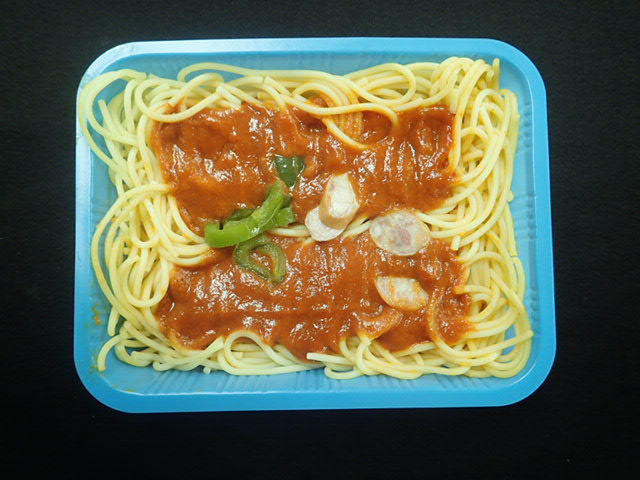
%> input picture EmerRodriguezFormisano+JorgeAlexander_CV_Lab8/images/dishes/PB070009.JPG, 640 x 480 px
$ octave segmentation_food.m   (GNU Octave 9; MATLAB toolbox functions it lacks are replaced by stand-ins)
%> lines starting %> are read from the running program, lines starting %| are printed output that depends on the picture
### EmerRodriguezFormisano+JorgeAlexander_CV_Lab8/levelset.m
function f=levelset(f,im,mu,nu,c1,c2,lambda1,lambda2,kappa,g,tau) ;
% LEVELSET implementation of active contours
% CMP Vision Algorithms http://visionbook.felk.cvut.cz
%
% We implement a level set active contour segmentation method
%
% Warning: The level-set evolution formulation
%  is
% deceptively simple.  Robust and fast implementation of level set methods
% on a discrete grid typically use special upwind update schemes with
% frequent re-initialization to maintain the distance function property of
% phi and a narrow band approach for
% acceleration . However, these techniques are unsuitable for
% Matlab implementation. We have therefore adopted a technique
% proposed by Li  that augments the criterion C to
% penalize the deviation of phi from the signed distance function
%
% Usage: f = levelset(f,im,mu,nu,c1,c2,lambda1,lambda2,kappa,g,tau)
% Inputs:
%   f  [m x n]  Initial value of the level set function
%     phi, which should be negative inside, zero on the boundary and
%     positive outside. The initial value of phi does not have to
%     be a signed distance function but the convergence might be more
%     difficult if it deviates from it too much.
%   im  [m x n]  Image being segmented.
%   mu  1x1  Coefficient mu for the curve length part of
%     the criterion.
%   nu  1x1  Coefficient nu for the area part of the
%     criterion. It plays the role of the balloon force
%     . A positive (negative) nu makes the contour shrink
%     (grow).
%   c1, c2  1x1  Expected intensities c_1, c_2 of the inside
%     (outside) of the object to be segmented for the
%     Chan-Vese area intensity criterion.
%   lambda1  1x1
%   lambda2  1x1  Coefficients lambda_1, lambda_2
%     for the  Chan-Vese area intensity criterion.
%   kappa  1x1  Coefficient kappa to penalize deviation of
%     phi from the signed distance function.
%   g  [m x n]  Distance metric weight g. Defaults to constant 1
%     everywhere.
%   tau  1x1  Time step tau. By default it is calculated from
%     the CFL condition  so that the level set front
%     is guaranteed not to move further than one grid point at each
%     iteration. However, larger tau can often be used to
%     accelerate the convergence. If the iterations start to be
%     unstable,  tau should be decreased.
% Outputs:
%   f  [m x n]  Final level set state phi.

% If needed, set the time step tau and initialize some variables;
% areas will be used in the stopping criterion
% epsilon is the size of
% the smoothed Dirac delta_varepsilon.

if nargin<11
  tau = 0.9/( abs(mu) + abs(nu) + abs(lambda1+lambda2) + abs(kappa) );
end

if nargin<10,
  g=ones(size(f)) ;
end ;

epsilon = 1.5;   i = 0;   areas = [];

% We iterate in a while-loop until convergence. In the loop, we
% ensure the correct boundary conditions (see NeumannBoundCond),
% calculate the gradient and the
% normalized gradient. eps guards against division by zero.
% The Chan-Vese area intensity term fchvese does not depend on
% f and can be taken out of the loop.
fchvese = lambda1*(im-c1).^2 - lambda2*(im-c2).^2;
while true
  f = NeumannBoundCond(f);
  [ux,uy] = gradient(f);
  normu = sqrt( ux.^2 + uy.^2 + eps );
  nx = ux ./ normu;  % normalized gradient
  ny = uy ./ normu;
% All parts of the right-hand side of the evolution
% equation (??) are evaluated:
% the distance function deviation term fdist and the curve and area
% terms fcurvearea. We assemble an update using a smoothed Dirac
% d (delta_varepsilon). Note that except for fdist, the rest of the terms only
% influences a narrow zone around the zero level set.
  fdist = kappa * ( 4*del2(f)-divergence(nx,ny) );
  fcurvearea = mu*divergence(g.*nx,g.*ny) + nu.*g;
  d  = (0.5/epsilon)*(1+cos(pi*f/epsilon)).*(abs(f)<epsilon);
  fu = fdist + d.*(fcurvearea+fchvese);
  f  = f + tau*fu;

% The stopping criterion is as in Section ??. In addition,
% we stop after a fixed number of iterations.
  area  = sum( f(:)<0 );
  areas = [areas area];
  if length(areas)>10
    areas = areas(end-9:end);  % keep last 10 areas
    if max(areas)-min(areas)<1 || i>1000, break; end
  end

  if rem(i,50)==0,
    figure(1) ; subplot(121) ; imagesc(im) ; colormap(gray) ;
    axis equal ; hold on ;
    contour(f,[0 0],'r') ; hold off ; colorbar ;
    subplot(122) ; imagesc(f,[-100 100]) ;
    axis equal ; colormap(jet) ; hold on ;
    contour(f,[0 0],'k') ; hold off ; colorbar ;
%    subplot(223) ; plot(f(75,:)) ; grid on ;
%    subplot(224) ; plot(step*fu(75,:)) ; grid on ;
    pause(0.01) ;
  end ;
  i = i+1;
end % end of the while loop
disp([ 'Iterations: ' num2str(i) ]) ;

% Usage: div = divergence(x,y)
% Straightforward implementation of the divergence.

function div=divergence(x,y);
  [xx,junk] = gradient(x);
  [junk,yy] = gradient(y);
  div = xx + yy;

% Usage: f = NeumannBoundCond(f)
% This function enforces Neumann boundary conditions, i.e., that
% the (centered) gradient is zero on the boundary. This is not strictly
% necessary but sometimes increases the stability. Note that this
% function depends on the finite-difference discretization scheme used to
% calculate the gradient.

function f = NeumannBoundCond(f)
[nrow,ncol] = size(f);
f([1 nrow],[1 ncol]) = f( [3 nrow-2], [3 ncol-2] );
f([1 nrow],2:end-1)  = f( [3 nrow-2], 2:end-1 );
f(2:end-1,[1 ncol])  = f( 2:end-1, [3 ncol-2] );

### EmerRodriguezFormisano+JorgeAlexander_CV_Lab8/segmentation_food.m
%% Reading the image
col_img = imread('images/dishes/PB070009.JPG');
%> col_img is the input picture: size 480x640x3 uint8; mean R, G, B 99.7, 102.1, 77.8
col_img = imresize(col_img, 0.25);
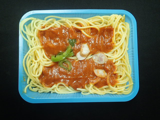
%> col_img: size 120x160x3 uint8; mean R, G, B 99.7, 102.1, 77.8
img = rgb2gray(uint8(col_img));
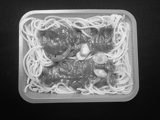
%> img: size 120x160 uint8; min 6, max 240, mean 98.6
img = double(img);
%> img: size 120x160 double
%% Building phi initial contour
[nx,ny] = size(img);
%> nx = 120; ny = 160
[x,y] = meshgrid(1:nx,1:ny);
% Phi
f = sqrt( (x-70).^2 + (y-70).^2 ) - 5;
f = f';
f = f(1:nx, 1:ny);
g = ones(nx, ny);
% plotting initial level-set function
fig = figure(1);
s = surf(x,y,f'); axis equal; colorbar;
s.EdgeColor = 'none';
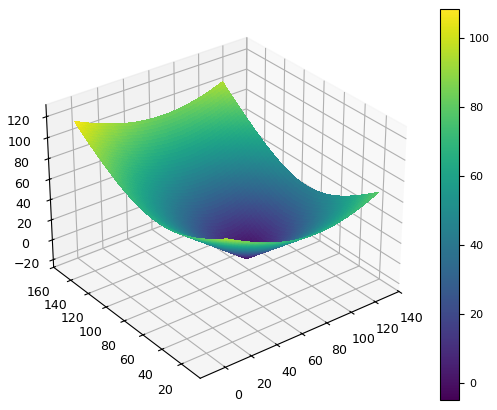
%> figure redrawn from the program's plot data
saveas(fig, 'levelset_food_f.jpg');
%% Displaying the initial position
fig = figure(2);
% Image with contour overlaid
subplot(1,1,1); imagesc(col_img); hold on; axis equal;
contour(f,[0,0],'r','LineWidth',2); hold off;
saveas(fig, 'segmentation_food_contour.jpg');
%% Performing the segmentation
% f=levelset(f,im,mu,nu,c1,c2,lambda1,lambda2,kappa,g,tau)
f1=levelset(f,img,50,0,100,200,0.5,0.5,0.05,g,1) ;
%> the loop in levelset, `while true` made 1002 passes
%> (area, areas) on passes 1 to 12: (124, 124), (153, [124 153]), (175, [124 153 175]), (197, [124 153 175 197]), (228, [124 153 175 197 228]), (252, [124 153 175 197 228 252]), (271, [124 153 175 197 228 252 271]), (296, [124 153 175 197 228 252 271 296]), (319, [124 153 175 197 228 252 271 296 319]), (351, [124 153 175 197 228 252 271 296 319 351]), (386, [153 175 197 228 252 271 296 319 351 386]), (410, [175 197 228 252 271 296 319 351 386 410])
%> pass 1, in levelset, `fu = fdist + d.*(fcurvearea+fchvese);`:
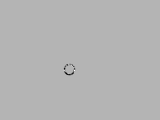
%> fu: size 120x160 double; min -3393, max 1391.3, mean -3.9; drawn with min black and max white
%> pass 2, in levelset, `[ux,uy] = gradient(f);`:
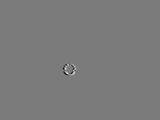
%> ux: size 120x160 double; min -1680.5, max 1795.8, mean 0.1; drawn with min black and max white
%> after the loop in levelset, `while true`: areas = [3605 3610 3614 3608 3603 3599 3596 3596 3589 3583]; i = 1001
%| Iterations: 1001
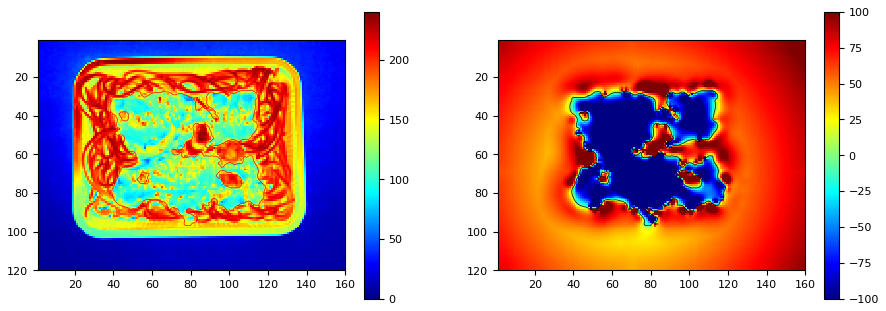
%> figure redrawn from the program's plot data, 2 panels
%% plotting the final result
fig = figure(3);
subplot(1,1,1); imagesc(col_img); hold on; axis equal;
contour(f1,[0,0],'r','LineWidth',2); hold off;
%> after `contour(f1,[0,0],'r','LineWidth',2)`:
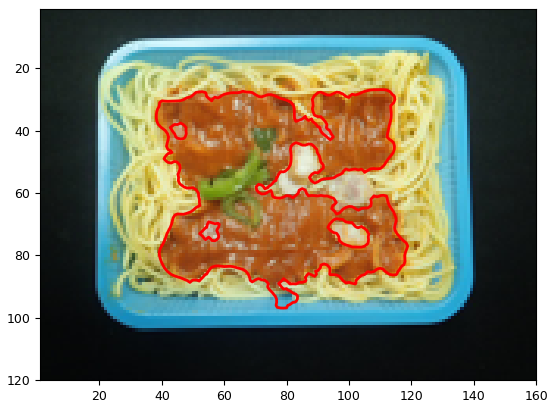
%> figure redrawn from the program's plot data
saveas(fig, 'segmentation_food.jpg');
